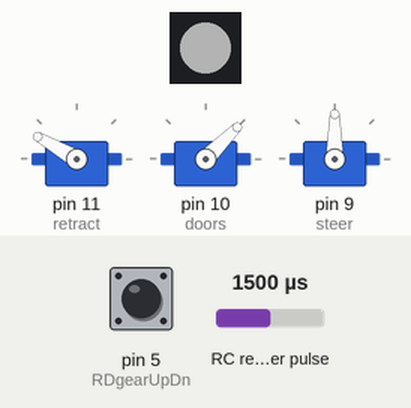
This sketch was run on a simulated Arduino Uno, built with avr-gcc and run on an emulated ATmega328P. Parts: 3 × servo, 1 RGB LEDs in strip order, left to right. Wiring (inferred from the names in the program): RC receiver channel: data pin 4. Inputs (shaded band) come from the test bench; at power-on: pin 5 (RDgearUpDn) LOW, RC receiver pulse 1500 µs. Dim RGB values are drawn brighter than linear.

Above: at 14.4 s.
14.5 s: pin 5 (RDgearUpDn) pulled HIGH for 0.15 s
At 17.2 s:
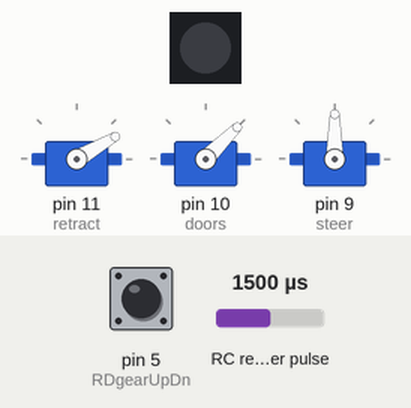
32.6 s: RC receiver pulse (sensor on pin 4) set to 1020 µs
At 43.3 s:
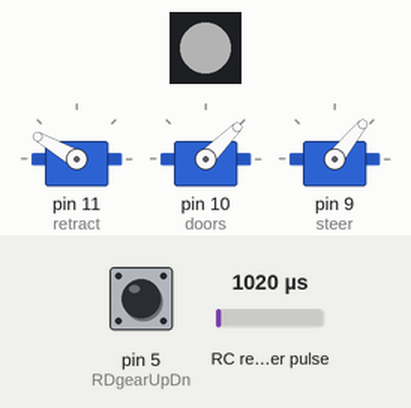
43.6 s: RC receiver pulse (sensor on pin 4) set to 1250 µs
At 45.2 s:
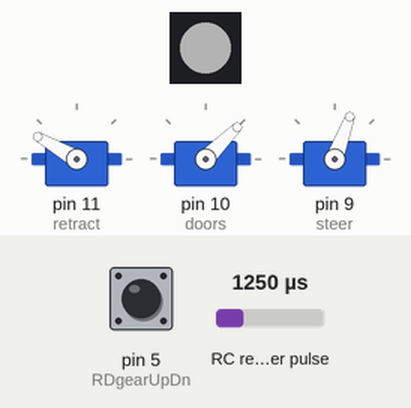
45.7 s: RC receiver pulse (sensor on pin 4) set to 1750 µs
At 47.0 s:
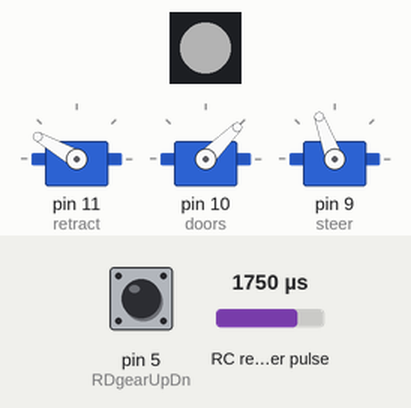
47.7 s: RC receiver pulse (sensor on pin 4) set to 1980 µs
At 48.8 s:
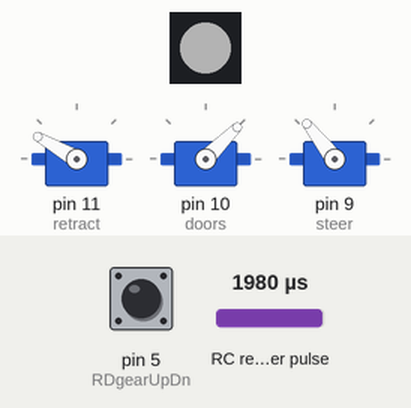
49.7 s: RC receiver pulse (sensor on pin 4) set to 1500 µs
At 51.8 s:
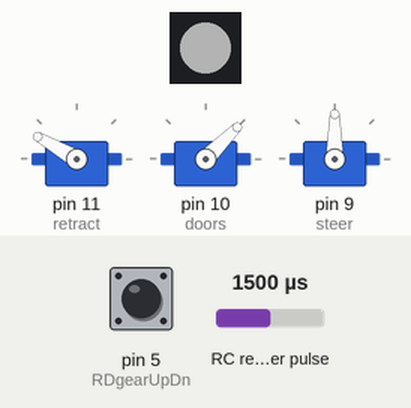
Timing chart, 0 to 52.8 s (numbered marks = the images above; inputs shaded):
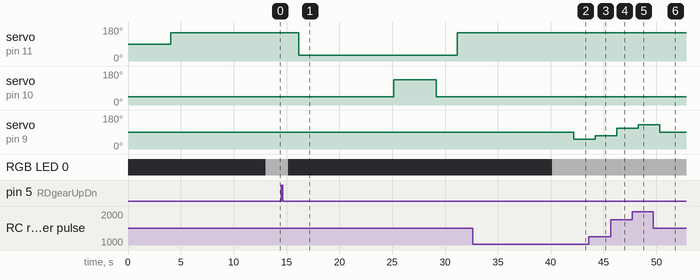

The sketch:

ElectraNoseGear.ino
```cpp
#include <FastLED.h>
#define LED_PIN     7
#define COLOR_ORDER GRB
#define CHIPSET     WS2811
#define NUM_LEDS    1
#define BRIGHTNESS  60
#define FRAMES_PER_SECOND 60

CRGB leds[NUM_LEDS];

#include<Servo.h>
Servo retract;
Servo doors;
Servo steer;

//Start with Gear Down
int Seq=1; // 0=gear is Up, 1=Doors opening, 2=Doors Open, 3=Gear Descending, 4=Gear is Down, 5=Lights Off, 6=Raise Gear, 7=Close doors.
int RDgearUpDn =5;
int RDsteer=4;

bool inhib=false;   // Inhibit the turning of the nose wheel from the rudder channel.
bool lightsOn=true;   // Lights On or Off.
double PWMUpDn;
double PWMSteer;

void setup()
{
//Serial.begin(9600);
  delay(2000); // sanity delay
  FastLED.addLeds<CHIPSET, LED_PIN, COLOR_ORDER>(leds, NUM_LEDS).setCorrection( TypicalLEDStrip );
  FastLED.setBrightness( BRIGHTNESS );
  FastLED.clear();

  retract.attach(11);
  doors.attach(10);
  steer.attach(9);

//pinMode(RDgearUpDn,INPUT);
//pinMode(RDsteer,INPUT);
 doors.write(45); // safer to have the doors open
}

void loop()
{
//Serial.print("Seq=");
//Serial.print(Seq);
//Serial.print(" PWMSteer=");
//Serial.println(PWMSteer);
//Serial.print(" Inhib=");
//Serial.println(inhib);
  // Deal with steering
  if(!inhib)
  {
    PWMSteer=pulseIn(RDsteer,HIGH);
    if(PWMSteer>1000){
    steer.write(map(PWMSteer,1000,2000,50,130));  //
    }
  }
  else
  {
   steer.write(90);
  }

//DOWN SEQUENCE
  // If the gear IS up and the Gear Down command is detected from the Receiver then lock in the Down Sequence
  if(Seq ==0 )
  {
    PWMUpDn=pulseIn(RDgearUpDn,HIGH);
    if(PWMUpDn<1200)
    {
    Seq =1;
    }
  }

  //Set Doors Servo to Open position
  if (Seq==1)
  {
  doors.write(45);  //Set Doors Servo to Open position.
  delay(2000);
  Seq=2;
  }

  // Lower the landing gear
  if(Seq==2)
  {
  retract.write(150);
  delay(9000);
  Seq=3;
  }

  // release the Nosewheel steering and put Landing Lights on
  if(Seq==3)
  {
  inhib=false;
  fill_solid( leds, NUM_LEDS, CRGB::White);
  FastLED.show();
  delay(1000);
  Seq=4;
  }

// UP SEQUENCE
  // If the gear IS Down and the Gear Up command is detected from the Receiver then lock in the Up Sequence
  if(Seq ==4 )
  {
    PWMUpDn=pulseIn(RDgearUpDn,HIGH);
    if(PWMUpDn>1500)
    {
    Seq =5;
    }
  }

  // Centre the Nosewheel prior to raising the gear, and turn the Landing lights off.
  if (Seq==5)
  {
  inhib=true;
  steer.write(90);
  delay(500);
  fill_solid( leds, NUM_LEDS, CRGB::Black);
  FastLED.show();
  delay(1000);
  Seq=6;
  }

  // actually Raise the gear.
  if (Seq==6)
  {
  retract.write(30);  //might be wrong way round
  delay(9000);
  Seq=7;
  }

  //finally Close the Gear Doors and register the Gear as UP. 3 Greens!
  if(Seq==7)
  {
  doors.write(135);  //Set Doors Servo to Close position. might be wrong way round or need adjusting
  delay(3000);
  Seq=0; // register gear Up and locked, ready for next Gear Down Sequence
  }

}
```

Measured:
- after the input at 14.5 s, servo on pin 11 (retract): 150° → 30° after 1.7 s, → 150° 15.0 s later; servo on pin 10 (doors): 45° → 135° after 10.7 s, → 45° 4.0 s later; RGB LED 0: RGB(60, 60, 60) → off after 0.65 s
- after the input at 32.6 s, servo on pin 9 (steer): 90° → 51° after 9.6 s
- after the input at 43.6 s, servo on pin 9 (steer): 51° → 70° after 0.60 s
- after the input at 45.7 s, servo on pin 9 (steer): 70° → 110° after 0.54 s
- after the input at 47.7 s, servo on pin 9 (steer): 110° → 128° after 0.58 s
- after the input at 49.7 s, servo on pin 9 (steer): 128° → 90° after 0.62 s
